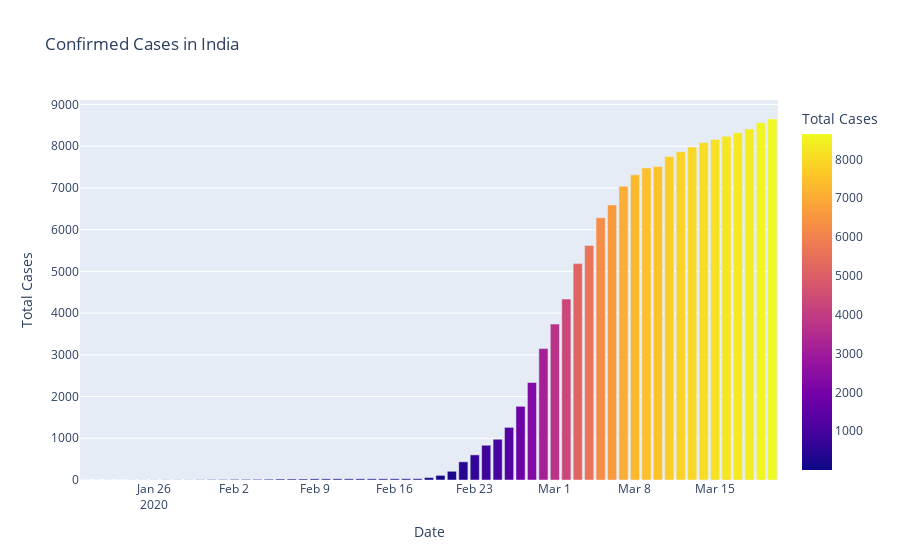

The cell this chart's notebook holds for it:
### Code cell
# matplotlib
fig = plt.figure(figsize=(10,5), dpi=200)
axes = fig.add_axes([0.1,0.1,0.8,0.8])
axes.bar(dbd_India['Date'], dbd_India['Total Cases'], color='Blue')
axes.set_xlabel('Date')
axes.set_ylabel('Total Cases')
axes.set_title('Confirmed cases in India')
plt.show()


# plotly express

fig = px.bar(dbd_India, x='Date', y='Total Cases', color='Total Cases', title='Confirmed Cases in India') # color='Total Cases' will change color as per cases.
fig.show()

### Figure 1 — Plotly figure (JSON) as saved in the notebook; plotly's stock layout.template omitted (floating-point values rounded to 4 significant figures)
{"data": [{"alignmentgroup": "True", "hovertemplate": "Date=%{x}<br>Total Cases=%{marker.color}<extra></extra>", "legendgroup": "", "marker": {"color": [1, 1, 1, 1, 2, 2, 3, 4, 4, 4, 6, 11, 12, 15, 15, 16, 19, 23, 24, 24, 27, 27, 28, 28, 28, 28, 28, 29, 30, 31, 58, 111, 209, 436, 602, 833, 977, 1261, 1766, 2337, 3150, 3736, 4335, 5186, 5621, 6284, 6593, 7041, 7313, 7478, 7513, 7755, 7869, 7979, 8086, 8162, 8236, 8320, 8413, 8565, 8652], "coloraxis": "coloraxis", "pattern": {"shape": ""}}, "name": "", "offsetgroup": "", "orientation": "v", "showlegend": false, "textposition": "auto", "type": "bar", "x": ["2020-01-20T00:00:00", "2020-01-21T00:00:00", "2020-01-22T00:00:00", "2020-01-23T00:00:00", "2020-01-24T00:00:00", "2020-01-25T00:00:00", "2020-01-26T00:00:00", "2020-01-27T00:00:00", "2020-01-28T00:00:00", "2020-01-29T00:00:00", "2020-01-30T00:00:00", "2020-01-31T00:00:00", "2020-02-01T00:00:00", "2020-02-02T00:00:00", "2020-02-03T00:00:00", "2020-02-04T00:00:00", "2020-02-05T00:00:00", "2020-02-06T00:00:00", "2020-02-07T00:00:00", "2020-02-08T00:00:00", "2020-02-09T00:00:00", "2020-02-10T00:00:00", "2020-02-11T00:00:00", "2020-02-12T00:00:00", "2020-02-13T00:00:00", "2020-02-14T00:00:00", "2020-02-15T00:00:00", "2020-02-16T00:00:00", "2020-02-17T00:00:00", "2020-02-18T00:00:00", "2020-02-19T00:00:00", "2020-02-20T00:00:00", "2020-02-21T00:00:00", "2020-02-22T00:00:00", "2020-02-23T00:00:00", "2020-02-24T00:00:00", "2020-02-25T00:00:00", "2020-02-26T00:00:00", "2020-02-27T00:00:00", "2020-02-28T00:00:00", "2020-02-29T00:00:00", "2020-03-01T00:00:00", "2020-03-02T00:00:00", "2020-03-03T00:00:00", "2020-03-04T00:00:00", "2020-03-05T00:00:00", "2020-03-06T00:00:00", "2020-03-07T00:00:00", "2020-03-08T00:00:00", "2020-03-09T00:00:00", "2020-03-10T00:00:00", "2020-03-11T00:00:00", "2020-03-12T00:00:00", "2020-03-13T00:00:00", "2020-03-14T00:00:00", "2020-03-15T00:00:00", "2020-03-16T00:00:00", "2020-03-17T00:00:00", "2020-03-18T00:00:00", "2020-03-19T00:00:00", "2020-03-20T00:00:00"], "xaxis": "x", "y": [1, 1, 1, 1, 2, 2, 3, 4, 4, 4, 6, 11, 12, 15, 15, 16, 19, 23, 24, 24, 27, 27, 28, 28, 28, 28, 28, 29, 30, 31, 58, 111, 209, 436, 602, 833, 977, 1261, 1766, 2337, 3150, 3736, 4335, 5186, 5621, 6284, 6593, 7041, 7313, 7478, 7513, 7755, 7869, 7979, 8086, 8162, 8236, 8320, 8413, 8565, 8652], "yaxis": "y"}], "layout": {"barmode": "relative", "coloraxis": {"colorbar": {"title": {"text": "Total Cases"}}, "colorscale": [[0, "#0d0887"], [0.1111, "#46039f"], [0.2222, "#7201a8"], [0.3333, "#9c179e"], [0.4444, "#bd3786"], [0.5556, "#d8576b"], [0.6667, "#ed7953"], [0.7778, "#fb9f3a"], [0.8889, "#fdca26"], [1, "#f0f921"]]}, "legend": {"tracegroupgap": 0}, "title": {"text": "Confirmed Cases in India"}, "xaxis": {"anchor": "y", "domain": [0, 1], "title": {"text": "Date"}}, "yaxis": {"anchor": "x", "domain": [0, 1], "title": {"text": "Total Cases"}}}}
